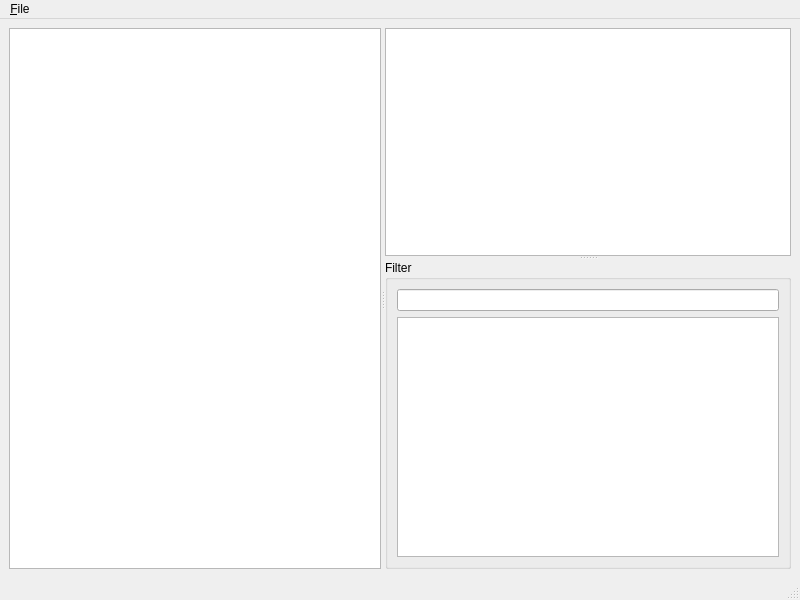
<?xml version="1.0" encoding="UTF-8"?>
<ui version="4.0">
 <class>MainWindow</class>
 <widget class="QMainWindow" name="MainWindow">
  <property name="geometry">
   <rect>
    <x>0</x>
    <y>0</y>
    <width>800</width>
    <height>600</height>
   </rect>
  </property>
  <property name="windowTitle">
   <string>MainWindow</string>
  </property>
  <widget class="QWidget" name="centralwidget">
   <layout class="QGridLayout" name="gridLayout_2">
    <item row="0" column="0">
     <widget class="QSplitter" name="splitter_2">
      <property name="orientation">
       <enum>Qt::Horizontal</enum>
      </property>
      <widget class="QTreeView" name="treeView"/>
      <widget class="QSplitter" name="splitter">
       <property name="orientation">
        <enum>Qt::Vertical</enum>
       </property>
       <widget class="QColumnView" name="columnView"/>
       <widget class="QGroupBox" name="groupBox">
        <property name="title">
         <string>Filter</string>
        </property>
        <layout class="QGridLayout" name="gridLayout">
         <item row="0" column="0">
          <widget class="QLineEdit" name="lineEdit"/>
         </item>
         <item row="1" column="0">
          <widget class="QTreeView" name="filteredView"/>
         </item>
        </layout>
       </widget>
      </widget>
     </widget>
    </item>
   </layout>
  </widget>
  <widget class="QMenuBar" name="menubar">
   <property name="geometry">
    <rect>
     <x>0</x>
     <y>0</y>
     <width>800</width>
     <height>24</height>
    </rect>
   </property>
   <widget class="QMenu" name="menu_File">
    <property name="title">
     <string>&amp;File</string>
    </property>
    <addaction name="action_Quit"/>
   </widget>
   <addaction name="menu_File"/>
  </widget>
  <widget class="QStatusBar" name="statusbar"/>
  <action name="action_Quit">
   <property name="text">
    <string>&amp;Quit</string>
   </property>
  </action>
 </widget>
 <resources/>
 <connections/>
</ui>
